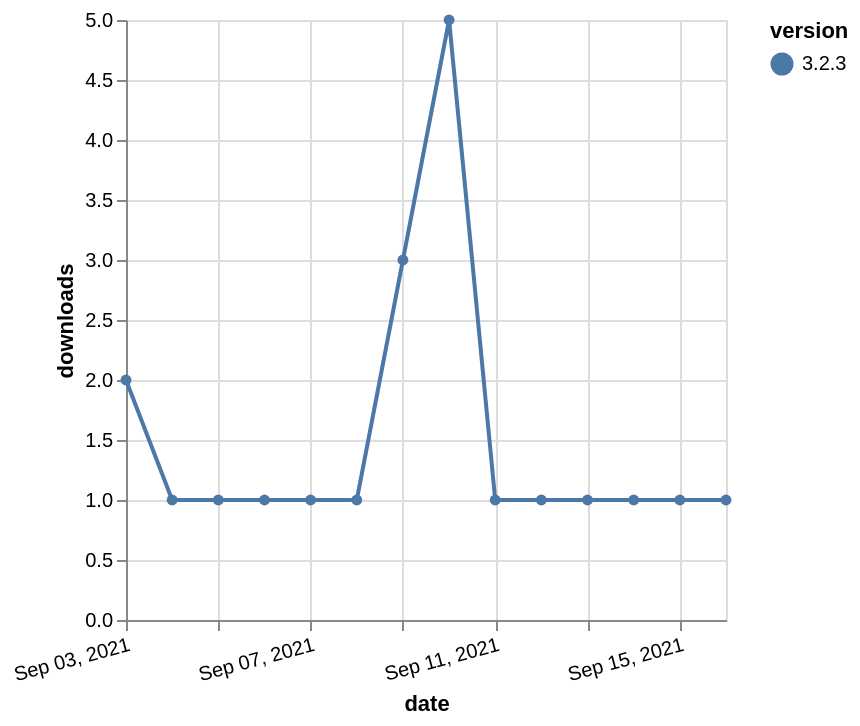

Write a Vega-Lite specification for this figure.
### Vega-Lite specification from a JSON file in a GitHub repository (floating-point values rounded to 4 significant figures)
{"$schema": "https://vega.github.io/schema/vega-lite/v5.json", "description": "A simple bar chart with embedded data.", "data": {"values": [{"date": "2021-09-03", "total": 519, "delta": 2, "version": "3.2.3"}, {"date": "2021-09-04", "total": 520, "delta": 1, "version": "3.2.3"}, {"date": "2021-09-05", "total": 521, "delta": 1, "version": "3.2.3"}, {"date": "2021-09-06", "total": 522, "delta": 1, "version": "3.2.3"}, {"date": "2021-09-07", "total": 523, "delta": 1, "version": "3.2.3"}, {"date": "2021-09-08", "total": 524, "delta": 1, "version": "3.2.3"}, {"date": "2021-09-09", "total": 527, "delta": 3, "version": "3.2.3"}, {"date": "2021-09-10", "total": 532, "delta": 5, "version": "3.2.3"}, {"date": "2021-09-11", "total": 533, "delta": 1, "version": "3.2.3"}, {"date": "2021-09-12", "total": 534, "delta": 1, "version": "3.2.3"}, {"date": "2021-09-13", "total": 535, "delta": 1, "version": "3.2.3"}, {"date": "2021-09-14", "total": 536, "delta": 1, "version": "3.2.3"}, {"date": "2021-09-15", "total": 537, "delta": 1, "version": "3.2.3"}, {"date": "2021-09-16", "total": 538, "delta": 1, "version": "3.2.3"}]}, "width": "container", "mark": {"type": "line", "point": {"filled": true}}, "encoding": {"x": {"field": "date", "type": "temporal", "timeUnit": "yearmonthdate", "title": "date", "axis": {"labelAngle": -15}}, "y": {"field": "delta", "type": "quantitative", "title": "downloads"}, "color": {"field": "version", "type": "nominal"}, "tooltip": {"field": "delta"}}}
